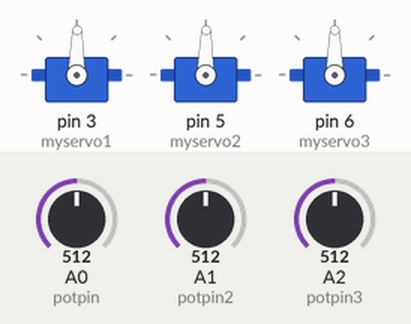
The sketch below on a simulated Arduino Uno, built with avr-gcc and run on an emulated ATmega328P. On the bench: 3 × servo. The inputs (shaded band) are chosen by the test bench; at power-on: A0 (potpin) = 512, A1 (potpin2) = 512, A2 (potpin3) = 512.

Above: at 1.2 s.
1.3 s: A0 (potpin) set to 716
At 2.1 s:
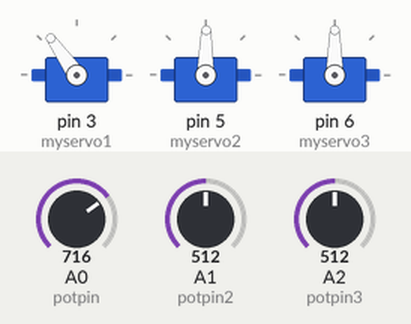
2.8 s: A1 (potpin2) set to 716
At 3.2 s:
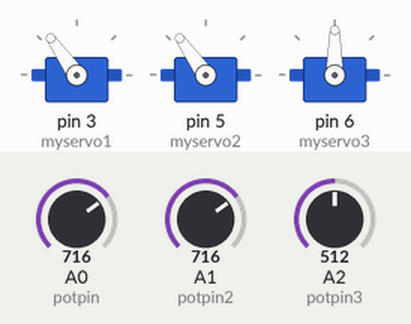
4.3 s: A2 (potpin3) set to 716
At 4.7 s:
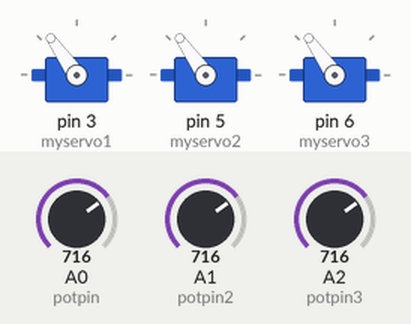
5.8 s: A0 (potpin) set to 900
At 7.0 s:
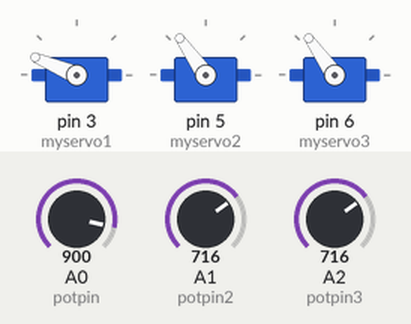
7.3 s: A1 (potpin2) set to 900
At 8.0 s:
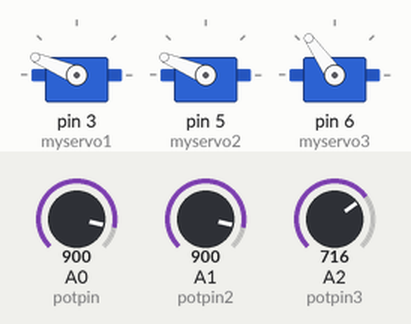
8.8 s: A2 (potpin3) set to 900
At 10.2 s:
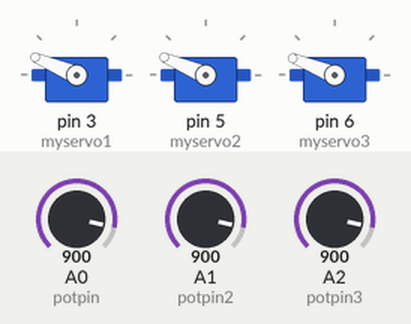
Timing chart, 0 to 11.3 s (numbered marks = the images above; inputs shaded):
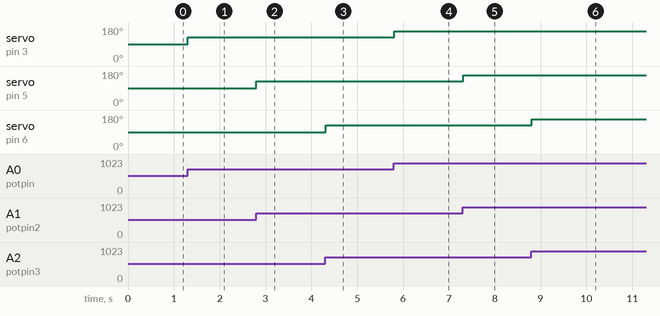

The sketch:

RoboArm.ino
```cpp
#include <Servo.h>

Servo myservo1;
Servo myservo2;
Servo myservo3;
int val;
int val2;
int val3;
int potpin = A0;
int potpin2 = A1;
int potpin3 = A2;


void setup()
{
myservo1.attach(3);
myservo2.attach(5);
myservo3.attach(6);


}

void loop()
{

val = analogRead(potpin);
val = map(val, 0, 1023, 0, 179);
myservo1.write(val);
delay(5);
val2 = analogRead(potpin2);
val2 = map(val2, 0, 1023, 0, 179);
myservo2.write(val2);
delay(5);
val3 = analogRead(potpin3);
val3 = map(val3, 0, 1023, 0, 180);
myservo3.write(val3);
delay(5);

}
```

Measured:
- after the input at 1.3 s, servo on pin 3 (myservo1): 89° → 125° at once
- after the input at 2.8 s, servo on pin 5 (myservo2): 89° → 125° at once
- after the input at 4.3 s, servo on pin 6 (myservo3): 90° → 125° at once
- after the input at 5.8 s, servo on pin 3 (myservo1): 125° → 157° at once
- after the input at 7.3 s, servo on pin 5 (myservo2): 125° → 157° at once
- after the input at 8.8 s, servo on pin 6 (myservo3): 125° → 158° at once
